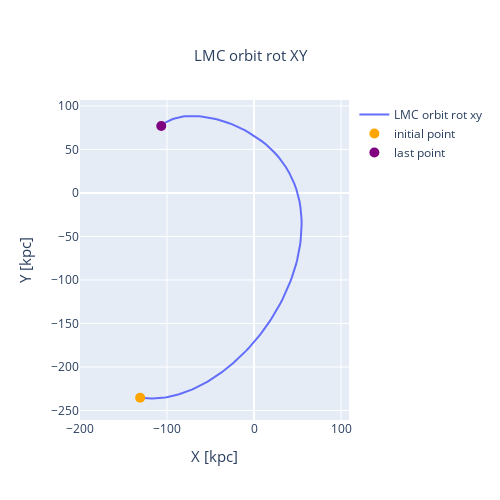
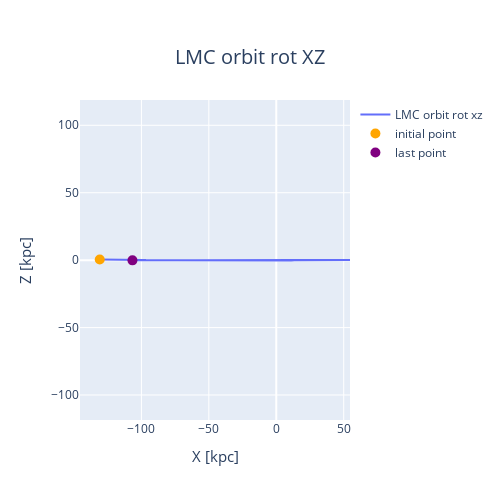
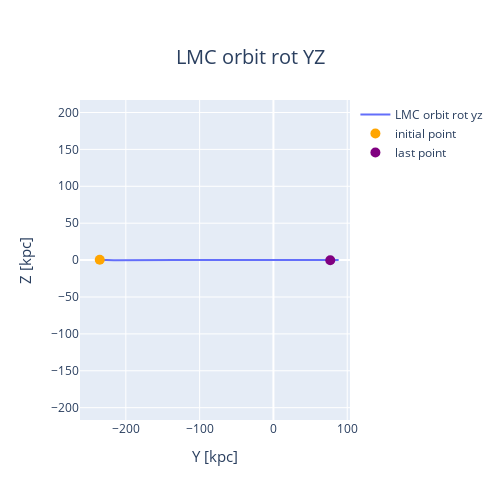

The cell these charts' notebook holds for them, in order:
### Code cell
# #graficas orbitas LMC
pl.LMC_plot(rel_lmc, "xy")
pl.LMC_plot(rel_lmc, "xz")
pl.LMC_plot(rel_lmc, "yz")

### Figure 1 — Plotly figure (JSON) as saved in the notebook; plotly's stock layout.template omitted (floating-point values rounded to 4 significant figures; data arrays with more than 128 entries replaced by an {"elided": "..."} marker saying what was removed)
{"data": [{"name": "LMC orbit rot xy", "type": "scatter", "x": {"elided": "151 float values"}, "y": {"elided": "151 float values"}}, {"marker": {"color": "orange", "size": 10}, "mode": "markers", "name": "initial point", "type": "scatter", "x": [-130.9], "y": [-235.4]}, {"marker": {"color": "purple", "size": 10}, "mode": "markers", "name": "last point", "type": "scatter", "x": [-106.6], "y": [77.01]}], "layout": {"autosize": false, "height": 500, "title": {"font": {"size": 15}, "text": "LMC orbit rot XY", "x": 0.5, "xanchor": "center", "y": 0.9, "yanchor": "top"}, "width": 500, "xaxis": {"scaleanchor": "y", "scaleratio": 1, "title": {"font": {"size": 15}, "text": "X [kpc]"}}, "yaxis": {"scaleanchor": "x", "scaleratio": 1, "title": {"font": {"size": 15}, "text": "Y [kpc]"}}}}

### Figure 2 — Plotly figure (JSON) as saved in the notebook; plotly's stock layout.template omitted (floating-point values rounded to 4 significant figures; data arrays with more than 128 entries replaced by an {"elided": "..."} marker saying what was removed)
{"data": [{"name": "LMC orbit rot xz", "type": "scatter", "x": {"elided": "151 float values"}, "y": {"elided": "151 float values"}}, {"marker": {"color": "orange", "size": 10}, "mode": "markers", "name": "initial point", "type": "scatter", "x": [-130.9], "y": [0.4496]}, {"marker": {"color": "purple", "size": 10}, "mode": "markers", "name": "last point", "type": "scatter", "x": [-106.6], "y": [-0.1334]}], "layout": {"autosize": false, "height": 500, "title": {"font": {"size": 20}, "text": "LMC orbit rot XZ", "x": 0.5, "xanchor": "center", "y": 0.9, "yanchor": "top"}, "width": 500, "xaxis": {"scaleanchor": "y", "scaleratio": 1, "title": {"font": {"size": 15}, "text": "X [kpc]"}}, "yaxis": {"scaleanchor": "x", "scaleratio": 1, "title": {"font": {"size": 15}, "text": "Z [kpc]"}}}}

### Figure 3 — Plotly figure (JSON) as saved in the notebook; plotly's stock layout.template omitted (floating-point values rounded to 4 significant figures; data arrays with more than 128 entries replaced by an {"elided": "..."} marker saying what was removed)
{"data": [{"name": "LMC orbit rot yz", "type": "scatter", "x": {"elided": "151 float values"}, "y": {"elided": "151 float values"}}, {"marker": {"color": "orange", "size": 10}, "mode": "markers", "name": "initial point", "type": "scatter", "x": [-235.4], "y": [0.4496]}, {"marker": {"color": "purple", "size": 10}, "mode": "markers", "name": "last point", "type": "scatter", "x": [77.01], "y": [-0.1334]}], "layout": {"autosize": false, "height": 500, "title": {"font": {"size": 20}, "text": "LMC orbit rot YZ", "x": 0.5, "xanchor": "center", "y": 0.9, "yanchor": "top"}, "width": 500, "xaxis": {"scaleanchor": "y", "scaleratio": 1, "title": {"font": {"size": 15}, "text": "Y [kpc]"}}, "yaxis": {"scaleanchor": "x", "scaleratio": 1, "title": {"font": {"size": 15}, "text": "Z [kpc]"}}}}
